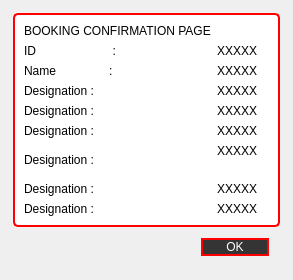
         <widget class="QWidget" name="confrmpage">
          <property name="styleSheet">
           <string notr="true"/>
          </property>
          <layout class="QGridLayout" name="gridLayout">
           <item row="0" column="0">
            <widget class="QFrame" name="frame_108">
             <property name="styleSheet">
              <string notr="true">

background-color: rgba(0, 0, 0, 0);
</string>
             </property>
             <property name="frameShape">
              <enum>QFrame::StyledPanel</enum>
             </property>
             <property name="frameShadow">
              <enum>QFrame::Raised</enum>
             </property>
             <layout class="QHBoxLayout" name="horizontalLayout_63">
              <property name="spacing">
               <number>0</number>
              </property>
              <property name="leftMargin">
               <number>0</number>
              </property>
              <property name="topMargin">
               <number>0</number>
              </property>
              <property name="rightMargin">
               <number>0</number>
              </property>
              <property name="bottomMargin">
               <number>0</number>
              </property>
              <item>
               <widget class="QFrame" name="frame_129">
                <property name="sizePolicy">
                 <sizepolicy hsizetype="Expanding" vsizetype="Expanding">
                  <horstretch>0</horstretch>
                  <verstretch>0</verstretch>
                 </sizepolicy>
                </property>
                <property name="frameShape">
                 <enum>QFrame::StyledPanel</enum>
                </property>
                <property name="frameShadow">
                 <enum>QFrame::Raised</enum>
                </property>
                <layout class="QVBoxLayout" name="verticalLayout_73">
                 <property name="spacing">
                  <number>0</number>
                 </property>
                 <property name="leftMargin">
                  <number>0</number>
                 </property>
                 <property name="topMargin">
                  <number>0</number>
                 </property>
                 <property name="rightMargin">
                  <number>0</number>
                 </property>
                 <property name="bottomMargin">
                  <number>0</number>
                 </property>
                 <item>
                  <widget class="QFrame" name="frame_130">
                   <property name="sizePolicy">
                    <sizepolicy hsizetype="Preferred" vsizetype="Preferred">
                     <horstretch>0</horstretch>
                     <verstretch>0</verstretch>
                    </sizepolicy>
                   </property>
                   <property name="styleSheet">
                    <string notr="true">background-color: rgb(255, 255, 255);
border-radius: 5px;
border:2px solid red;</string>
                   </property>
                   <property name="frameShape">
                    <enum>QFrame::StyledPanel</enum>
                   </property>
                   <property name="frameShadow">
                    <enum>QFrame::Raised</enum>
                   </property>
                   <layout class="QGridLayout" name="gridLayout_2">
                    <item row="0" column="0">
                     <widget class="QLabel" name="label_59">
                      <property name="styleSheet">
                       <string notr="true">font: 16pt &quot;Copperplate Gothic Bold&quot;;
background-color: rgba(0, 0, 0, 0);
color: rgb(0, 0, 0);border:none;</string>
                      </property>
                      <property name="text">
                       <string>BOOKING CONFIRMATION PAGE</string>
                      </property>
                     </widget>
                    </item>
                    <item row="1" column="0">
                     <widget class="QLabel" name="label_58">
                      <property name="styleSheet">
                       <string notr="true">font: 12pt &quot;Copperplate Gothic Bold&quot;;
background-color: rgba(0, 0, 0, 0);
color: rgb(0, 0, 0);border:none;</string>
                      </property>
                      <property name="text">
                       <string>ID                       :</string>
                      </property>
                     </widget>
                    </item>
                    <item row="1" column="1" colspan="3">
                     <widget class="QLabel" name="label_60">
                      <property name="styleSheet">
                       <string notr="true">font: 12pt &quot;Copperplate Gothic Bold&quot;;
background-color: rgba(0, 0, 0, 0);
color: rgb(0, 0, 0);border:none;</string>
                      </property>
                      <property name="text">
                       <string>XXXXX</string>
                      </property>
                     </widget>
                    </item>
                    <item row="2" column="0">
                     <widget class="QLabel" name="label_56">
                      <property name="styleSheet">
                       <string notr="true">font: 12pt &quot;Copperplate Gothic Bold&quot;;
background-color: rgba(0, 0, 0, 0);
color: rgb(0, 0, 0);border:none;</string>
                      </property>
                      <property name="text">
                       <string>Name                :</string>
                      </property>
                     </widget>
                    </item>
                    <item row="2" column="1" colspan="3">
                     <widget class="QLabel" name="label_61">
                      <property name="styleSheet">
                       <string notr="true">font: 12pt &quot;Copperplate Gothic Bold&quot;;
background-color: rgba(0, 0, 0, 0);
color: rgb(0, 0, 0);border:none;</string>
                      </property>
                      <property name="text">
                       <string>XXXXX</string>
                      </property>
                     </widget>
                    </item>
                    <item row="3" column="0">
                     <widget class="QLabel" name="label_57">
                      <property name="styleSheet">
                       <string notr="true">font: 12pt &quot;Copperplate Gothic Bold&quot;;
background-color: rgba(0, 0, 0, 0);
color: rgb(0, 0, 0);border:none;</string>
                      </property>
                      <property name="text">
                       <string>Designation :</string>
                      </property>
                     </widget>
                    </item>
                    <item row="3" column="1" colspan="3">
                     <widget class="QLabel" name="label_62">
                      <property name="styleSheet">
                       <string notr="true">font: 12pt &quot;Copperplate Gothic Bold&quot;;
background-color: rgba(0, 0, 0, 0);
color: rgb(0, 0, 0);border:none;</string>
                      </property>
                      <property name="text">
                       <string>XXXXX</string>
                      </property>
                     </widget>
                    </item>
                    <item row="4" column="0">
                     <widget class="QLabel" name="label_65">
                      <property name="styleSheet">
                       <string notr="true">font: 12pt &quot;Copperplate Gothic Bold&quot;;
background-color: rgba(0, 0, 0, 0);
color: rgb(0, 0, 0);border:none;</string>
                      </property>
                      <property name="text">
                       <string>Designation :</string>
                      </property>
                     </widget>
                    </item>
                    <item row="4" column="1" colspan="3">
                     <widget class="QLabel" name="label_63">
                      <property name="styleSheet">
                       <string notr="true">font: 12pt &quot;Copperplate Gothic Bold&quot;;
background-color: rgba(0, 0, 0, 0);
color: rgb(0, 0, 0);border:none;</string>
                      </property>
                      <property name="text">
                       <string>XXXXX</string>
                      </property>
                     </widget>
                    </item>
                    <item row="5" column="0">
                     <widget class="QLabel" name="label_66">
                      <property name="styleSheet">
                       <string notr="true">font: 12pt &quot;Copperplate Gothic Bold&quot;;
background-color: rgba(0, 0, 0, 0);
color: rgb(0, 0, 0);
border:none;</string>
                      </property>
                      <property name="text">
                       <string>Designation :</string>
                      </property>
                     </widget>
                    </item>
                    <item row="6" column="0" rowspan="4">
                     <widget class="QLabel" name="label_68">
                      <property name="styleSheet">
                       <string notr="true">font: 12pt &quot;Copperplate Gothic Bold&quot;;
background-color: rgba(0, 0, 0, 0);
color: rgb(0, 0, 0);border:none;</string>
                      </property>
                      <property name="text">
                       <string>Designation :</string>
                      </property>
                     </widget>
                    </item>
                    <item row="10" column="0">
                     <widget class="QLabel" name="label_69">
                      <property name="styleSheet">
                       <string notr="true">font: 12pt &quot;Copperplate Gothic Bold&quot;;
background-color: rgba(0, 0, 0, 0);
color: rgb(0, 0, 0);border:none;</string>
                      </property>
                      <property name="text">
                       <string>Designation :</string>
                      </property>
                     </widget>
                    </item>
                    <item row="11" column="0">
                     <widget class="QLabel" name="label_67">
                      <property name="styleSheet">
                       <string notr="true">font: 12pt &quot;Copperplate Gothic Bold&quot;;
background-color: rgba(0, 0, 0, 0);
color: rgb(0, 0, 0);border:none;</string>
                      </property>
                      <property name="text">
                       <string>Designation :</string>
                      </property>
                     </widget>
                    </item>
                    <item row="5" column="1">
                     <widget class="QLabel" name="label_71">
                      <property name="styleSheet">
                       <string notr="true">font: 12pt &quot;Copperplate Gothic Bold&quot;;
background-color: rgba(0, 0, 0, 0);
color: rgb(0, 0, 0);border:none;</string>
                      </property>
                      <property name="text">
                       <string>XXXXX</string>
                      </property>
                     </widget>
                    </item>
                    <item row="10" column="1">
                     <widget class="QLabel" name="label_72">
                      <property name="styleSheet">
                       <string notr="true">font: 12pt &quot;Copperplate Gothic Bold&quot;;
background-color: rgba(0, 0, 0, 0);
color: rgb(0, 0, 0);border:none;</string>
                      </property>
                      <property name="text">
                       <string>XXXXX</string>
                      </property>
                     </widget>
                    </item>
                    <item row="11" column="1">
                     <widget class="QLabel" name="label_64">
                      <property name="styleSheet">
                       <string notr="true">font: 12pt &quot;Copperplate Gothic Bold&quot;;
background-color: rgba(0, 0, 0, 0);
color: rgb(0, 0, 0);border:none;</string>
                      </property>
                      <property name="text">
                       <string>XXXXX</string>
                      </property>
                     </widget>
                    </item>
                    <item row="6" column="1">
                     <widget class="QLabel" name="label_70">
                      <property name="styleSheet">
                       <string notr="true">font: 12pt &quot;Copperplate Gothic Bold&quot;;
background-color: rgba(0, 0, 0, 0);
color: rgb(0, 0, 0);border:none;</string>
                      </property>
                      <property name="text">
                       <string>XXXXX</string>
                      </property>
                     </widget>
                    </item>
                   </layout>
                  </widget>
                 </item>
                 <item>
                  <widget class="QFrame" name="frame_131">
                   <property name="sizePolicy">
                    <sizepolicy hsizetype="Expanding" vsizetype="Preferred">
                     <horstretch>0</horstretch>
                     <verstretch>0</verstretch>
                    </sizepolicy>
                   </property>
                   <property name="frameShape">
                    <enum>QFrame::StyledPanel</enum>
                   </property>
                   <property name="frameShadow">
                    <enum>QFrame::Raised</enum>
                   </property>
                   <layout class="QHBoxLayout" name="horizontalLayout_64">
                    <property name="spacing">
                     <number>0</number>
                    </property>
                    <property name="leftMargin">
                     <number>0</number>
                    </property>
                    <property name="topMargin">
                     <number>0</number>
                    </property>
                    <property name="rightMargin">
                     <number>0</number>
                    </property>
                    <property name="bottomMargin">
                     <number>0</number>
                    </property>
                    <item>
                     <widget class="QFrame" name="frame_133">
                      <property name="styleSheet">
                       <string notr="true">background-color: rgba(0, 0, 0, 0);</string>
                      </property>
                      <property name="frameShape">
                       <enum>QFrame::StyledPanel</enum>
                      </property>
                      <property name="frameShadow">
                       <enum>QFrame::Raised</enum>
                      </property>
                      <layout class="QHBoxLayout" name="horizontalLayout_66"/>
                     </widget>
                    </item>
                    <item>
                     <widget class="QFrame" name="frame_134">
                      <property name="styleSheet">
                       <string notr="true">QFrame{background-color: rgba(0, 0, 0, 0);}</string>
                      </property>
                      <property name="frameShape">
                       <enum>QFrame::StyledPanel</enum>
                      </property>
                      <property name="frameShadow">
                       <enum>QFrame::Raised</enum>
                      </property>
                      <layout class="QHBoxLayout" name="horizontalLayout_67"/>
                     </widget>
                    </item>
                    <item>
                     <widget class="QFrame" name="frame_135">
                      <property name="styleSheet">
                       <string notr="true">background-color: rgba(0, 0, 0, 0);</string>
                      </property>
                      <property name="frameShape">
                       <enum>QFrame::StyledPanel</enum>
                      </property>
                      <property name="frameShadow">
                       <enum>QFrame::Raised</enum>
                      </property>
                      <layout class="QHBoxLayout" name="horizontalLayout_68">
                       <item>
                        <widget class="QPushButton" name="okbutton">
                         <property name="styleSheet">
                          <string notr="true">QPushButton#okbutton{
    font: 8pt &quot;Copperplate Gothic Bold&quot;; 
	background-color:rgba(0,0,0,200);
    color:rgba(255,255,255,255);
    border: 2px solid red;
    border-radius:10px;
}
QPushButton#okbutton:hover{
    background-color:rgb(255,255,255);
    color: rgb(0,0,0);
}
QPushButton#okbutton:pressed{
    background-color: rgb(0,0,0);
}</string>
                         </property>
                         <property name="text">
                          <string>OK</string>
                         </property>
                         <property name="icon">
                          <iconset resource="attachments/icons.qrc">
                           <normaloff>:/icons/thumbs-up.svg</normaloff>:/icons/thumbs-up.svg</iconset>
                         </property>
                         <property name="iconSize">
                          <size>
                           <width>30</width>
                           <height>70</height>
                          </size>
                         </property>
                        </widget>
                       </item>
                      </layout>
                     </widget>
                    </item>
                   </layout>
                  </widget>
                 </item>
                </layout>
               </widget>
              </item>
             </layout>
            </widget>
           </item>
          </layout>
         </widget>
